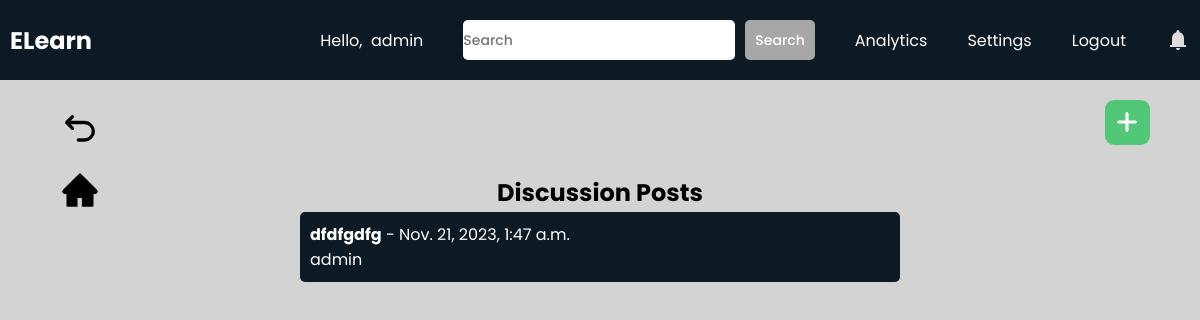
Page /teachers/discussions/9c2930917cd14217838d577e6f2ca42f/ (signed in) on the committed database.
### teachers/models.py (models this page shows, shortened)
class Discussion(models.Model):
    id = models.UUIDField(primary_key=True, default=uuid.uuid4, editable=False)
    course = models.ForeignKey(MyClass, on_delete=models.CASCADE)
    author = models.ForeignKey(User, on_delete=models.CASCADE)
    subject = models.CharField(max_length=255)
    message = models.TextField()
    file = models.FileField(upload_to='documents/', null=True)
    created_at = models.DateTimeField(default=timezone.now)

### teachers/views.py (the view, shortened to what this page needs)
# urls.py: path("discussions/<str:course_id>/", views.discussion, name="discussion"),
def discussion(request, course_id):
    my_class = MyClass.objects.get(id=course_id)
    messages = Discussion.objects.filter(course=my_class).order_by('-created_at')
    enrolled_users = EnrolledUser.objects.filter(course=my_class)
    context = {'courseId': course_id, 'my_class': my_class, 'messages': messages}
    return render(request, "teachers/discussion.html", context)

### teachers/templates/teachers/discussion.html (shortened to what this page needs)
{% extends 'teachers/base.html' %}
{% load static %}
{% block extra_css %}
    <link rel="stylesheet" href="{% static 'css/discussion.css' %}">
{% endblock %}
{% block content %}
    <a class="backbtn" href="{% url 'teachers:course' courseId%}"><svg xmlns="http://www.w3.org/2000/svg" width="24" height="24" viewBox="0 0 24 24"><path fill="none" stroke="currentColor" stroke-linecap="round" stroke-linejoin="round" stroke-width="2" d="M11 18h3.75a5.25 5.25 0 1 0 0-10.5H5M7.5 4L4 7.5L7.5 11"/></svg></a>
    <a class="backbtn" id="homebtn" href="{% url 'teachers:course' courseId%}"></a>
    <div id="addbtn"><svg xmlns="http://www.w3.org/2000/svg" width="12" height="12" viewBox="0 0 12 12"><path fill="white" d="M6.5 1.75a.75.75 0 0 0-1.5 0V5H1.75a.75.75 0 0 0 0 1.5H5v3.25a.75.75 0 0 0 1.5 0V6.5h3.25a.75.75 0 0 0 0-1.5H6.5V1.75Z"/></svg></div>
    <div id="contentwrapper">
        <div id="content">
            <h2>Discussion Posts</h2>
            <div id="posts-wrapper">
                {% for message in messages %}
                <div class="posts" data-class-id= "{{ message.id }}" data-class-courseId= "{{ courseId }}">
                    <strong>{{ message.subject }}</strong> - {{ message.created_at }}
                    <p>{{ message.author }}</p>
                </div>
                {% endfor %}
            </div>
        </div>
    </div>
{% endblock %}

### teachers/templates/teachers/base.html (shortened to what this page needs)
<!DOCTYPE html>
<html lang="en">
    <head>
        {% load static %}
        <link rel="stylesheet" href="{% static 'css/base.css' %}">
        <link rel="stylesheet" href="https://cdnjs.cloudflare.com/ajax/libs/font-awesome/6.3.0/css/all.min.css">
        {% block extra_css %}
        {% endblock %}
    </head>
    <body>
        <header>
            <nav class="navbar">
                <h2 class="logo"><a href="{% url 'teachers:home' %}">ELearn</a></h2>
                <ul class="all-links">
                    <li id="username"><span>Hello,  {{request.user}}</span></li>
                    <li>
                        <form class="nav-form" method="post" action="{% url 'teachers:search' %}">
                            <input
                                type="text"
                                name="subject"
                                id="subject"
                                placeholder="Search"
                                class="nav-textarea-input"
                            />
                            <button class="nav-btn">
                                Search
                            </button>
                        </form>
                    </li>
                    <li><a href="{% url 'teachers:analytics' %}">Analytics</a></li>
                    <li><a href="{% url 'teachers:settings' request.path%}">Settings</a></li>
                    <li><a href="{% url 'users:logoutPage' %}">Logout</a></li>
                    <li id="bell-icon">
                        <svg xmlns="http://www.w3.org/2000/svg" width="24" height="24" viewBox="0 0 24 24"><path fill="currentColor" d="M4 19v-2h2v-7q0-2.075 1.25-3.688T10.5 4.2v-.7q0-.625.438-1.063T12 2q.625 0 1.063.438T13.5 3.5v.7q2 .5 3.25 2.113T18 10v7h2v2H4Zm8 3q-.825 0-1.413-.588T10 20h4q0 .825-.588 1.413T12 22Z"/></svg>
                    </li>
                </ul>
            </nav>
        </header>
        {% block content %}
        {% endblock %}
    </body>
</html>

### teachers/static/css/base.css (style rules this page uses)
* { margin: 0; padding: 0; box-sizing: border-box; font-family: "Poppins", sans-serif; }
html { scroll-behavior: smooth; }
body { background: #d3d3d3; }
header { position: fixed; top: 0; left: 0; z-index: 5; width: 100%; display: flex; justify-content: center; background: #0C1A25; }
.navbar { display: flex; padding: 0 10px; max-width: 1200px; width: 100%; align-items: center; justify-content: space-between; }
.navbar .all-links { display: flex; align-items: center; }
.navbar .all-links li { position: relative; list-style: none; }
.navbar .logo a { display: flex; align-items: center; margin-left: 0; }
#bell-icon { display: flex; align-items: center; justify-content: center; }
header a, header span, header svg, header form { margin-left: 40px; text-decoration: none; color: #fff; height: 100%; padding: 20px 0; display: inline-block; }
#username { white-space: pre; }
header a:hover, footer a:hover, header svg { color: #ddd; }
.backbtn { position: fixed; top: 100px; left: 50px; padding: 10px; border-radius: 20%; display: flex; justify-content: center; align-items: center; cursor: pointer; }
#homebtn { top:160px; }
.backbtn svg { height: 40px; width: 40px; color: black; }
.nav-form { display: flex; align-items: center; justify-content: center; }
.nav-textarea-input { height: 40px; border: none; background: #FFFFFF; font-weight: 500; font-size: 14px; color: #07074D; border-radius: 5px; }
.nav-btn { height: 40px; font-size: 14px; border-radius: 5px; border: none; padding: 10px; margin-left: 10px; font-weight: 500; background-color: #a7a7a7; color: white; cursor: pointer; }

### teachers/static/css/discussion.css (style rules this page uses)
#addbtn { position: fixed; top: 100px; right: 50px; background: #50C878; padding: 10px; border-radius: 20%; display: flex; justify-content: center; align-items: center; cursor: pointer; }
#addbtn svg { height: 25px; width: 25px; }
#contentwrapper { height: 100vh; padding-top: 75px; background: #d3d3d3; }
#content { height: calc(100%); display: flex; flex-direction: column; align-items: center; }
#content h2 { margin-top: 100px; }
#posts-wrapper { width: 50%; overflow: auto; }
.posts { background-color: #0C1A25; width: 100%; color: white; margin-top: 2px; margin-bottom: 2px; padding: 10px; border-radius: 5px; cursor: pointer; transition: all 0.3s; }

### rows in the picture
Discussion: subject "dfdfgdfg", created_at "Nov. 21, 2023, 1:47 a.m.", author "admin"

### other values in the picture
{{ request.user }} "admin"
